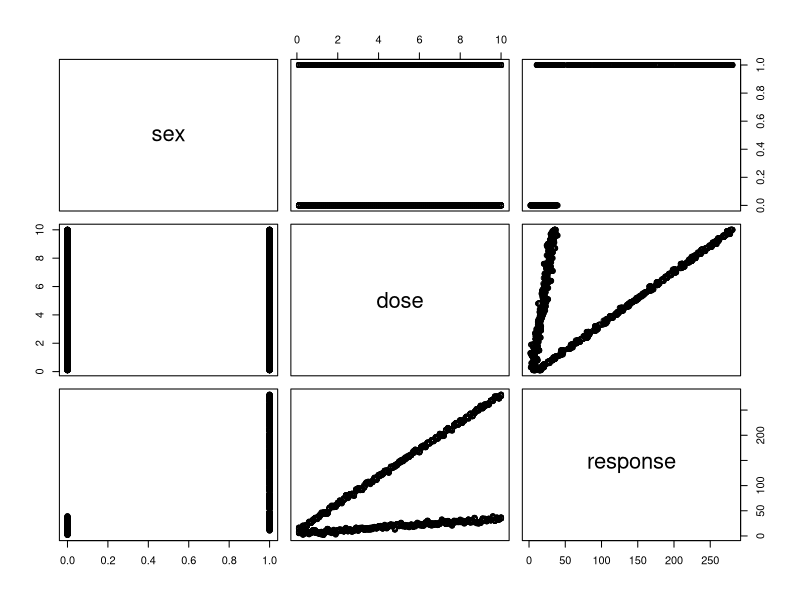
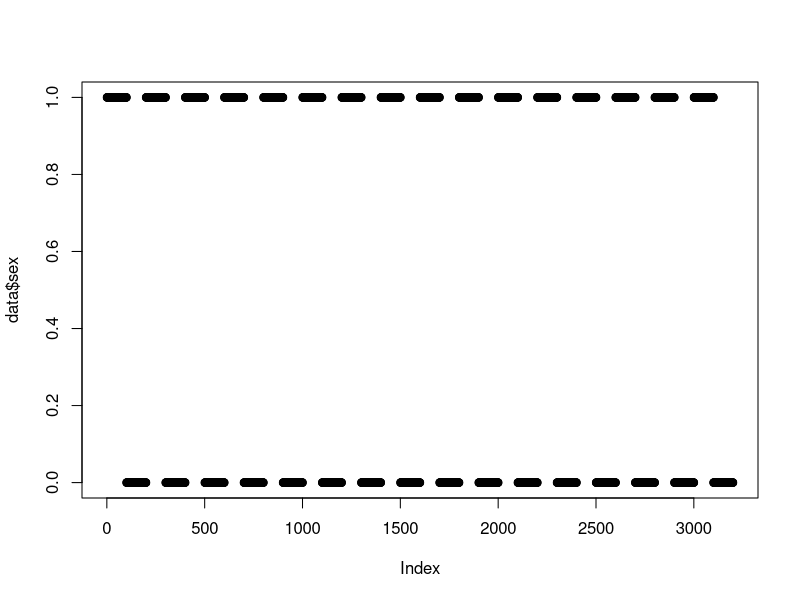
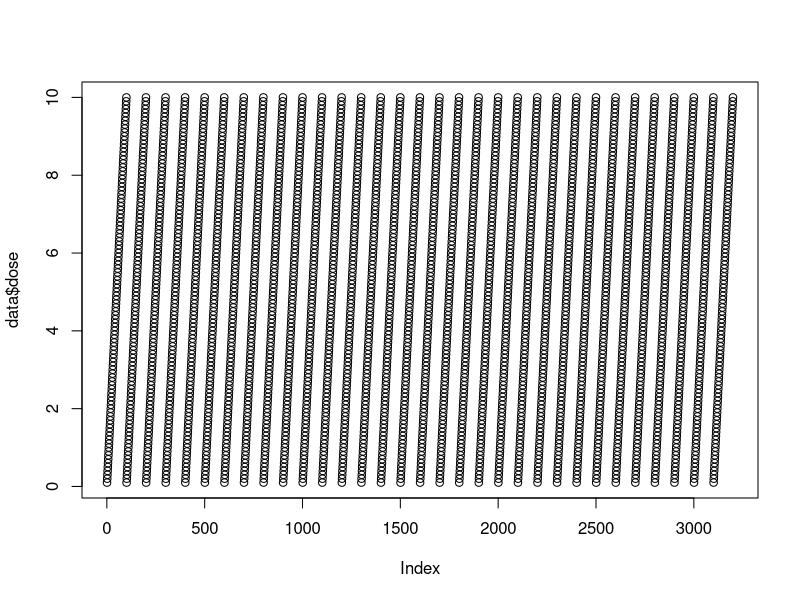
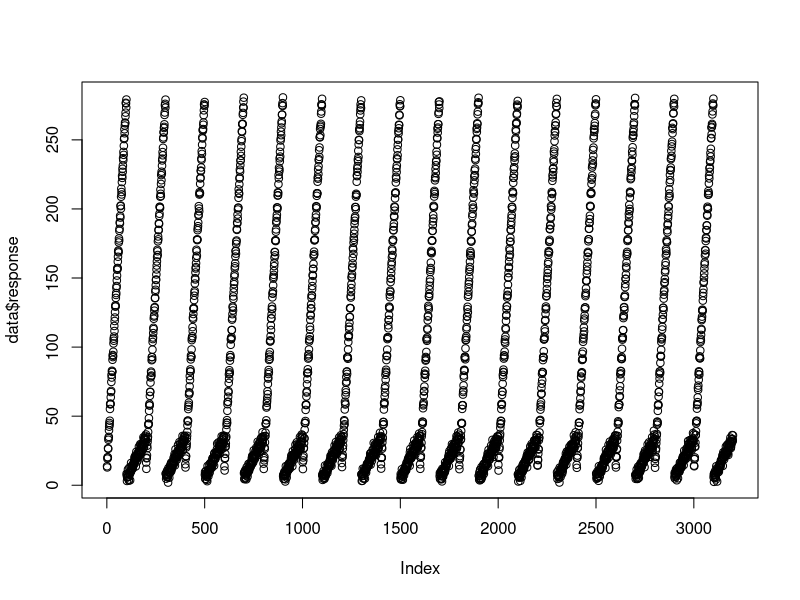
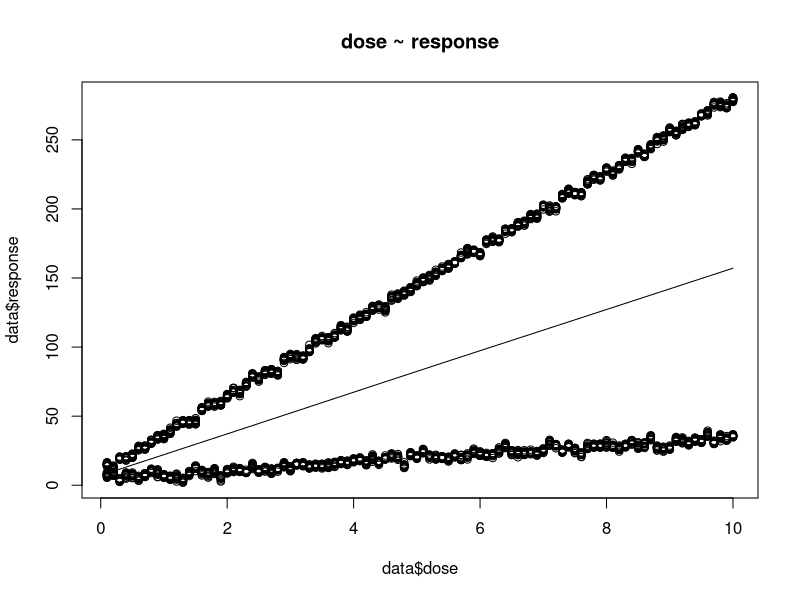
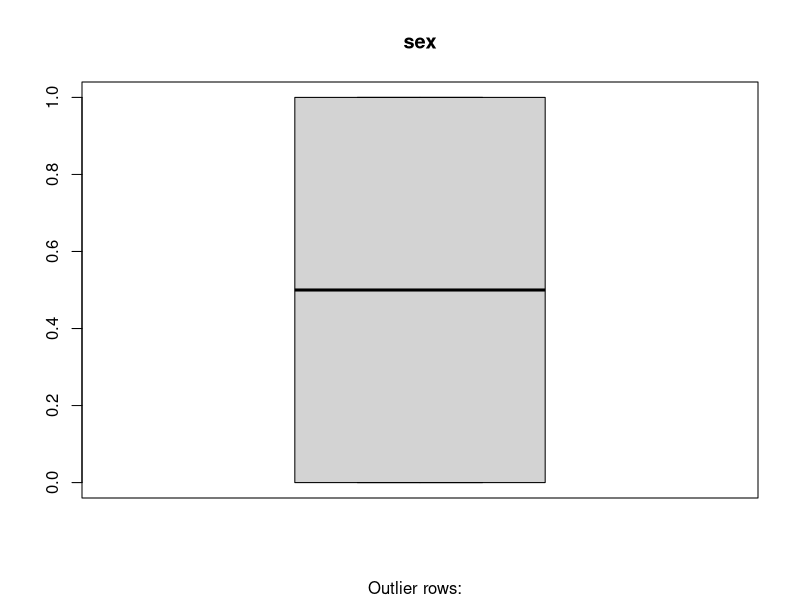
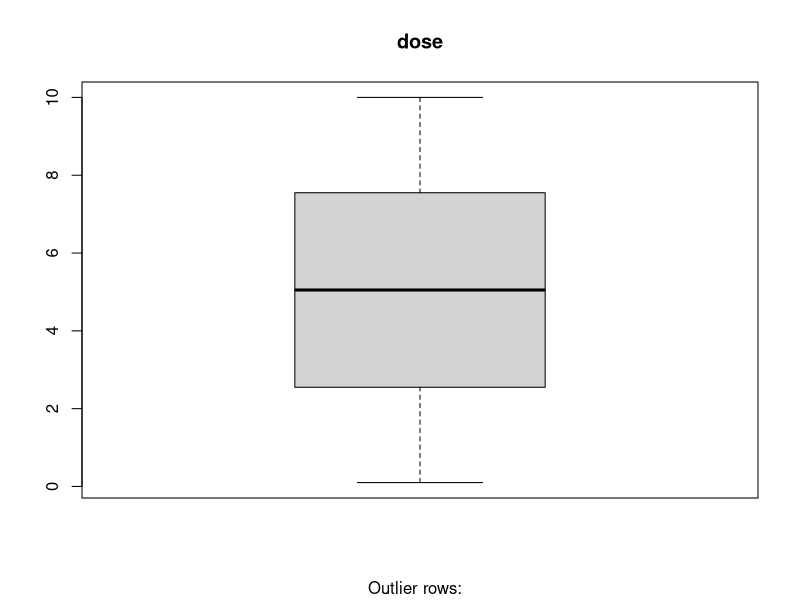
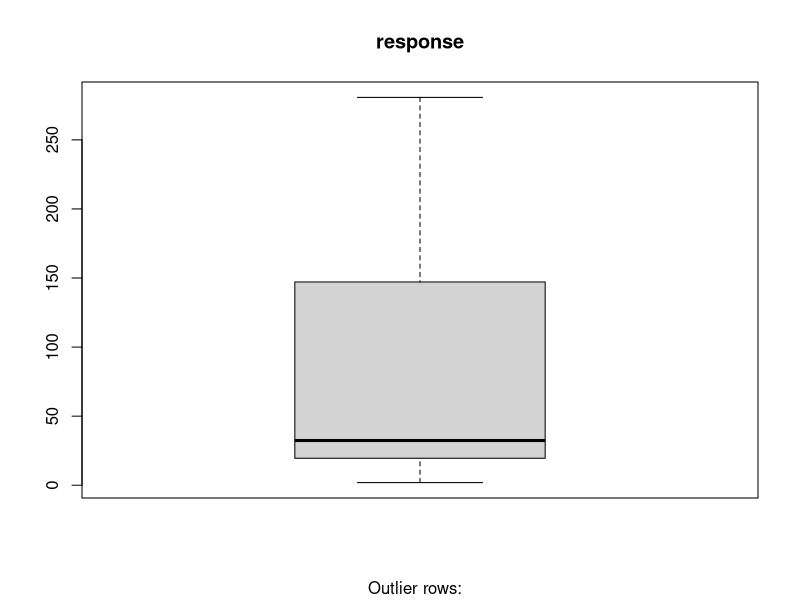

R code for these plots, in order: (Note: this script raises an error after producing the figures.)
data<-read.csv("drug2.csv")
summary(data)
str(data)
plot(data)
plot(data$sex)
plot(data$dose)
plot(data$response)

scatter.smooth(x=data$dose, y=data$response, main="dose ~ response")

boxplot(data$sex, main="sex", sub=paste("Outlier rows: ", boxplot.stats(data$sex)$out))
boxplot(data$dose, main="dose", sub=paste("Outlier rows: ", boxplot.stats(data$dose)$out))
boxplot(data$response, main="response", sub=paste("Outlier rows: ", boxplot.stats(data$response)$out))

plot(density(data$sex))
plot(density(data$dose))
plot(density(data$response))

cor(data$dose,data$response)
cor(data)

mod<-lm(response ~ dose+sex+dose*sex, data=data)
print(mod)
plot(mod)
summary(mod)
modsum<-summary(mod)

coeff<-modsum$coefficients
beta.estimate <- coeff["data$dose", "Estimate"]
std.error <- coeff["data$dose", "Std. Error"]
t_value <- beta.estimate/std.error
p_value <- 2*pt(-abs(t_value), df=nrow(data)-ncol(data))
f_statistic <- mod$fstatistic[1]
f <- summary(mod)$fstatistic
model_p <- pf(f[1], f[2], f[3], lower=FALSE)

plot(density(mod$residuals))

scatter.smooth(x=mod$residuals, y=mod$fitted.values, main="error ~ predicted")
scatter.smooth(x=data$response, y=mod$fitted.values, main="predicted ~ response")
hist(mod$residuals)

library(Metrics)
rmse(data$response,mod$fitted.values)
